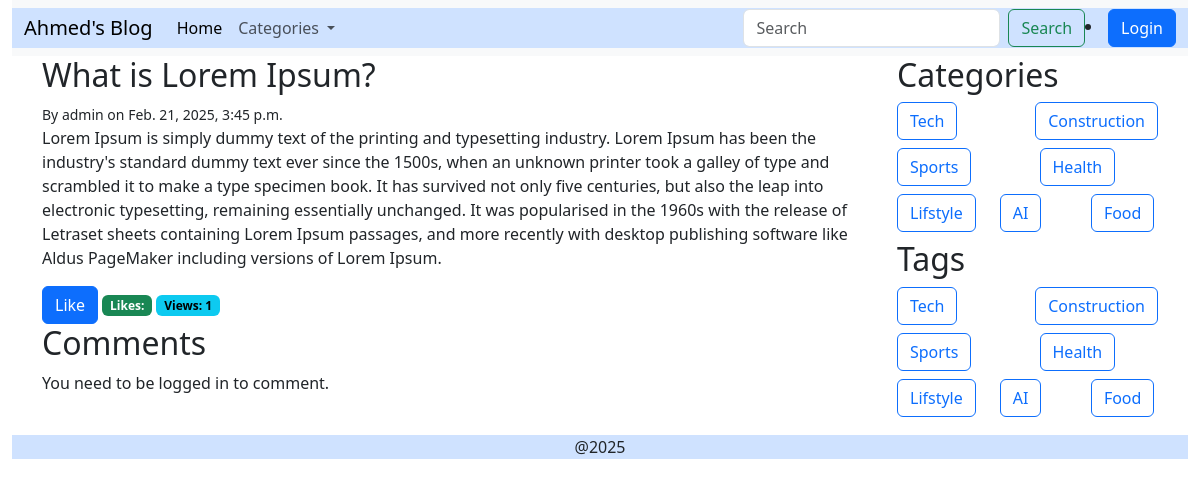
The app's page /post/2/ with its own data.
### Blogs/models.py (models this page shows, shortened)
class posts(models.Model):
    title = models.CharField(max_length=100)
    content = models.TextField()
    author = models.ForeignKey(User, on_delete=models.CASCADE)
    category = models.ForeignKey(categories, on_delete=models.SET_NULL, blank=True, null=True)
    tag = models.ManyToManyField(tags, blank=True)
    created_at = models.DateTimeField(auto_now_add=True)
    updated_at = models.DateTimeField(auto_now=True)
    view_count = models.PositiveBigIntegerField(default=0)
    liked_users = models.ManyToManyField(User, related_name='liked_posts')

class categories(models.Model):
    name = models.CharField(max_length=20, unique=True)

class tags(models.Model):
    name = models.CharField(max_length=20, unique=True)

### Blogs/views.py (the view, shortened to what this page needs)
# urls.py: path("post/<int:id>/", views.post_detail, name='post_detail'),
def post_detail(request, id):
    post = get_object_or_404(posts, id=id)
    tag = tags.objects.all()
    category = categories.objects.all()
    comment_Form = CommentForm()
    if post.liked_users.filter(id=request.user.id):
        is_liked = True
    else:
        is_liked = False
    like_count = post.liked_users.count()
    comment = post.comments_set.all()
    context = {'post': post, 'category': category, 'tag': tag, 'comment': comment, 'comment_form': comment_Form, 'is_liked': is_liked, 'like_count': like_count}
    post.view_count += 1
    post.save()
    return render(request, 'blog/post_detail.html', context)

### Blogs/forms.py
class CommentForm(forms.ModelForm):
    class Meta:
        model = comments
        fields = ['content']

### templates/blog/post_detail.html (shortened to what this page needs)
{% extends "blog/base.html" %}
{% block content %}
<div class="list-group-item">
    <h2>{{ post.title }}</h2>
    <small> By {{ post.author }} on {{ post.created_at }}</small>
    <p>{{ post.content }}</p>
    {% if is_liked %}
    <a type="button" class="btn btn-primary" href="{% url 'like_post' post.id %}">
        Liked </a>
    {% else %}
    <a type="button" class="btn btn-primary" href="{% url 'like_post' post.id %}">
        Like </a>
    {% endif %}
    <span class="badge text-bg-success">Likes: {{ post.like_count }}</span>
    <span class="badge text-bg-info">Views: {{ post.view_count }}</span>
</div>
<h2>Comments</h2>
{% if user.is_authenticated %}
<form method="post">
    {% csrf_token %}
    {{ comment_form.as_p }}
    <button class="btn btn-primary" type="submit">Add Comment</button>
</form>
{% else %}
    <p>You need to be logged in to comment.</p>
{% endif %}
<br>
{% endblock %}

### templates/blog/base.html (shortened to what this page needs)
<!DOCTYPE html>
<html>
    <head>
        <link rel="stylesheet" href="https://cdn.jsdelivr.net/npm/bootstrap@5.3.3/dist/css/bootstrap.min.css">
        <link rel="stylesheet" href="https://cdn.jsdelivr.net/npm/bootstrap-icons@1.7.2/font/bootstrap-icons.css">
    </head>
    <body>
        <div class="container-fluid">
            <nav class="navbar navbar-expand-lg bg-body-tertiary">
                <div class="container-fluid bg-primary-subtle">
                  <a class="navbar-brand" href="{% url 'posts_list' %}">Ahmed's Blog</a>
                  <div class="collapse navbar-collapse" id="navbarSupportedContent">
                    <ul class="navbar-nav me-auto mb-2 mb-lg-0">
                      <li class="nav-item">
                        <a class="nav-link active" aria-current="page" href="{% url 'posts_list' %}">Home</a>
                      </li>
                      <li class="nav-item dropdown">
                        <a class="nav-link dropdown-toggle" href="#" role="button" data-bs-toggle="dropdown" aria-expanded="false">
                          Categories
                        </a>
                      </li>
                    </ul>
                    <form class="d-flex" role="search">
                      <input class="form-control me-2" type="search" placeholder="Search" aria-label="Search">
                      <button class="btn btn-outline-success" type="submit">Search</button>
                    </form>
                    {% if user.is_authenticated %}
                      <div class="dropdown">
                        <a class="btn btn-secondary dropdown-toggle" href="#" role="button" data-bs-toggle="dropdown" aria-expanded="false">
                          Welcome, {{ user.username }}
                        </a>
                        <ul class="dropdown-menu">
                          <li>
                            <form method="post" action="{% url 'logout' %}">
                              {% csrf_token %}
                              <button type="submit" class="dropdown-item">Logout</button>
                            </form>
                          </li>
                        </ul>
                      </div>
                    {% else %}
                      <li class="nav-item">
                        <a class="btn btn-primary" href="{% url 'login' %}" onclick="openLoginModal(); return false;">Login</a>
                      </li>
                    {% endif %}
                  </div>
                </div>
              </nav>
        <div class="container">
            <div class="row">
                <div class="blog-card col-md-9">
                    {% block content %}
                    {% endblock %}
                </div>
                <div class="blog-card col-md-3">
                    <div class="row">
                        <h2>Categories</h2>
                        {% for category in category %}
                        <div class="col mb-2">
                        <a href="{% url 'posts_list' %}?category={{category.name}}" class="btn btn-outline-primary">{{ category.name }}</a>
                        </div>
                        {% endfor %}
                    </div>
                    <div class="row">
                        <h2>Tags</h2>
                        {% for tag in tag %}
                        <div class="col mb-2">
                        <a href="{% url 'posts_list' %}?tag={{tag.name}}" class="btn btn-outline-primary">{{ tag.name }}</a>
                        </div>
                        {% endfor %}
                    </div>
                </div>
            </div>
        </div>
            <footer class="footer bg-primary-subtle text-center"><p>@2025</p></footer>
        </div>
    </body>
</html>

### records on screen
posts: title "What is Lorem Ipsum?", author "admin", created_at "Feb. 21, 2025, 3:45 p.m.", content "Lorem Ipsum is simply dummy text of the printing and typesetting industry. Lorem Ipsum has been the industry's standard dummy text ever since the 1500s, when an unknown printer took a galley of type and scrambled it to make a type specimen book. It has survived not only five centuries, but also the leap into electronic typesetting, remaining essentially unchanged. It was popularised in the 1960s with the release of Letraset sheets containing Lorem Ipsum passages, and more recently with desktop publishing software like Aldus PageMaker including versions of Lorem Ipsum.", view_count "1"
categories: name "Tech"
categories: name "Construction"
categories: name "Sports"
categories: name "Health"
categories: name "Lifstyle"
categories: name "AI"
categories: name "Food"
tags: name "Tech"
tags: name "Construction"
tags: name "Sports"
tags: name "Health"
tags: name "Lifstyle"
tags: name "AI"
tags: name "Food"
